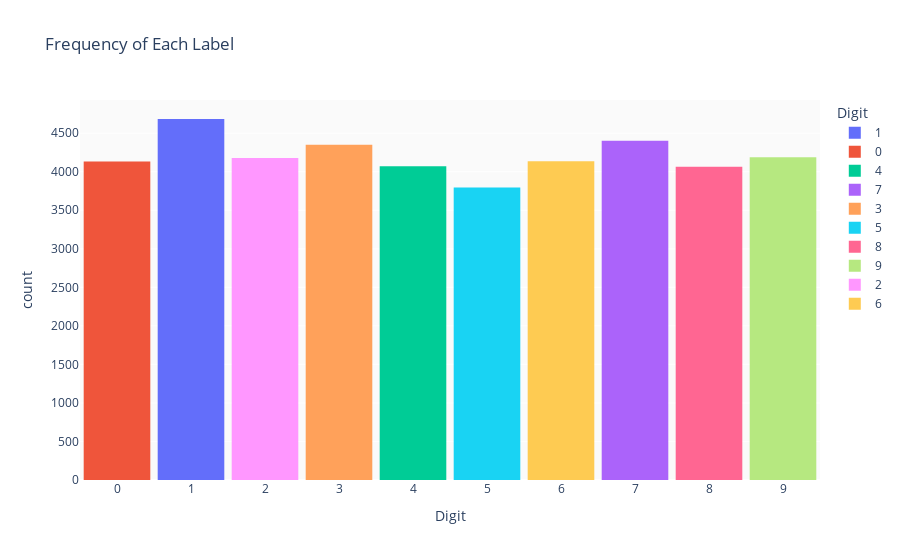

Notebook code cell kept with this figure:
### Code cell
fig = px.histogram(Y_train, x="label", title="Frequency of Each Label", labels={"label": "Digit"}, color="label")
fig.update_layout(bargap=0.1, plot_bgcolor='rgb(250, 250, 250)',)
fig.update_xaxes(tickvals=list(range(10)), ticktext=[str(i) for i in range(10)])
fig.show()

### Figure 1 — Plotly figure (JSON) as saved in the notebook; plotly's stock layout.template omitted (floating-point values rounded to 4 significant figures; data arrays with more than 128 entries replaced by an {"elided": "..."} marker saying what was removed)
{"data": [{"alignmentgroup": "True", "bingroup": "x", "hovertemplate": "Digit=%{x}<br>count=%{y}<extra></extra>", "legendgroup": "1", "marker": {"color": "#636efa", "pattern": {"shape": ""}}, "name": "1", "offsetgroup": "1", "orientation": "v", "showlegend": true, "type": "histogram", "x": {"elided": "4684 int values"}, "xaxis": "x", "yaxis": "y"}, {"alignmentgroup": "True", "bingroup": "x", "hovertemplate": "Digit=%{x}<br>count=%{y}<extra></extra>", "legendgroup": "0", "marker": {"color": "#EF553B", "pattern": {"shape": ""}}, "name": "0", "offsetgroup": "0", "orientation": "v", "showlegend": true, "type": "histogram", "x": {"elided": "4132 int values"}, "xaxis": "x", "yaxis": "y"}, {"alignmentgroup": "True", "bingroup": "x", "hovertemplate": "Digit=%{x}<br>count=%{y}<extra></extra>", "legendgroup": "4", "marker": {"color": "#00cc96", "pattern": {"shape": ""}}, "name": "4", "offsetgroup": "4", "orientation": "v", "showlegend": true, "type": "histogram", "x": {"elided": "4072 int values"}, "xaxis": "x", "yaxis": "y"}, {"alignmentgroup": "True", "bingroup": "x", "hovertemplate": "Digit=%{x}<br>count=%{y}<extra></extra>", "legendgroup": "7", "marker": {"color": "#ab63fa", "pattern": {"shape": ""}}, "name": "7", "offsetgroup": "7", "orientation": "v", "showlegend": true, "type": "histogram", "x": {"elided": "4401 int values"}, "xaxis": "x", "yaxis": "y"}, {"alignmentgroup": "True", "bingroup": "x", "hovertemplate": "Digit=%{x}<br>count=%{y}<extra></extra>", "legendgroup": "3", "marker": {"color": "#FFA15A", "pattern": {"shape": ""}}, "name": "3", "offsetgroup": "3", "orientation": "v", "showlegend": true, "type": "histogram", "x": {"elided": "4351 int values"}, "xaxis": "x", "yaxis": "y"}, {"alignmentgroup": "True", "bingroup": "x", "hovertemplate": "Digit=%{x}<br>count=%{y}<extra></extra>", "legendgroup": "5", "marker": {"color": "#19d3f3", "pattern": {"shape": ""}}, "name": "5", "offsetgroup": "5", "orientation": "v", "showlegend": true, "type": "histogram", "x": {"elided": "3795 int values"}, "xaxis": "x", "yaxis": "y"}, {"alignmentgroup": "True", "bingroup": "x", "hovertemplate": "Digit=%{x}<br>count=%{y}<extra></extra>", "legendgroup": "8", "marker": {"color": "#FF6692", "pattern": {"shape": ""}}, "name": "8", "offsetgroup": "8", "orientation": "v", "showlegend": true, "type": "histogram", "x": {"elided": "4063 int values"}, "xaxis": "x", "yaxis": "y"}, {"alignmentgroup": "True", "bingroup": "x", "hovertemplate": "Digit=%{x}<br>count=%{y}<extra></extra>", "legendgroup": "9", "marker": {"color": "#B6E880", "pattern": {"shape": ""}}, "name": "9", "offsetgroup": "9", "orientation": "v", "showlegend": true, "type": "histogram", "x": {"elided": "4188 int values"}, "xaxis": "x", "yaxis": "y"}, {"alignmentgroup": "True", "bingroup": "x", "hovertemplate": "Digit=%{x}<br>count=%{y}<extra></extra>", "legendgroup": "2", "marker": {"color": "#FF97FF", "pattern": {"shape": ""}}, "name": "2", "offsetgroup": "2", "orientation": "v", "showlegend": true, "type": "histogram", "x": {"elided": "4177 int values"}, "xaxis": "x", "yaxis": "y"}, {"alignmentgroup": "True", "bingroup": "x", "hovertemplate": "Digit=%{x}<br>count=%{y}<extra></extra>", "legendgroup": "6", "marker": {"color": "#FECB52", "pattern": {"shape": ""}}, "name": "6", "offsetgroup": "6", "orientation": "v", "showlegend": true, "type": "histogram", "x": {"elided": "4137 int values"}, "xaxis": "x", "yaxis": "y"}], "layout": {"bargap": 0.1, "barmode": "relative", "legend": {"title": {"text": "Digit"}, "tracegroupgap": 0}, "plot_bgcolor": "rgb(250, 250, 250)", "title": {"text": "Frequency of Each Label"}, "xaxis": {"anchor": "y", "categoryarray": [1, 0, 4, 7, 3, 5, 8, 9, 2, 6], "categoryorder": "array", "domain": [0, 1], "ticktext": ["0", "1", "2", "3", "4", "5", "6", "7", "8", "9"], "tickvals": [0, 1, 2, 3, 4, 5, 6, 7, 8, 9], "title": {"text": "Digit"}}, "yaxis": {"anchor": "x", "domain": [0, 1], "title": {"text": "count"}}}}
